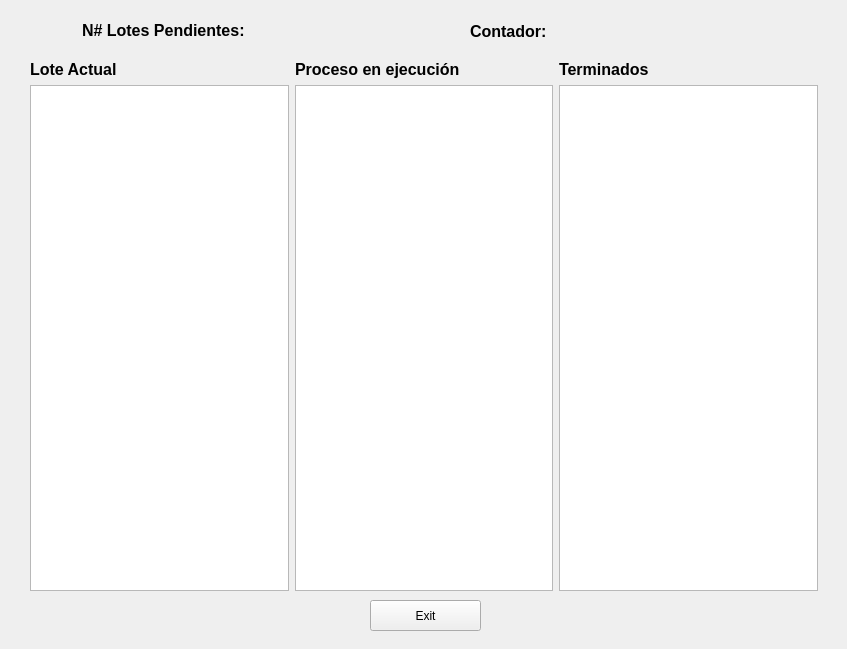
<?xml version="1.0" encoding="UTF-8"?>
<ui version="4.0">
 <class>DataTable</class>
 <widget class="QWidget" name="DataTable">
  <property name="geometry">
   <rect>
    <x>0</x>
    <y>0</y>
    <width>847</width>
    <height>649</height>
   </rect>
  </property>
  <property name="windowTitle">
   <string>Form</string>
  </property>
  <widget class="QLabel" name="label_6">
   <property name="enabled">
    <bool>true</bool>
   </property>
   <property name="geometry">
    <rect>
     <x>260</x>
     <y>20</y>
     <width>81</width>
     <height>16</height>
    </rect>
   </property>
   <property name="font">
    <font>
     <pointsize>12</pointsize>
    </font>
   </property>
   <property name="text">
    <string/>
   </property>
  </widget>
  <widget class="QWidget" name="layoutWidget">
   <property name="geometry">
    <rect>
     <x>30</x>
     <y>60</y>
     <width>788</width>
     <height>531</height>
    </rect>
   </property>
   <layout class="QHBoxLayout" name="horizontalLayout">
    <item>
     <layout class="QVBoxLayout" name="verticalLayout">
      <item>
       <widget class="QLabel" name="label">
        <property name="font">
         <font>
          <pointsize>12</pointsize>
          <bold>true</bold>
         </font>
        </property>
        <property name="text">
         <string>Lote Actual</string>
        </property>
       </widget>
      </item>
      <item>
       <widget class="QTableWidget" name="tableWidget"/>
      </item>
     </layout>
    </item>
    <item>
     <layout class="QVBoxLayout" name="verticalLayout_2">
      <item>
       <widget class="QLabel" name="label_2">
        <property name="font">
         <font>
          <pointsize>12</pointsize>
          <bold>true</bold>
         </font>
        </property>
        <property name="text">
         <string>Proceso en ejecución</string>
        </property>
       </widget>
      </item>
      <item>
       <widget class="QTableWidget" name="tableWidget_2"/>
      </item>
     </layout>
    </item>
    <item>
     <layout class="QVBoxLayout" name="verticalLayout_3">
      <item>
       <widget class="QLabel" name="label_3">
        <property name="font">
         <font>
          <pointsize>12</pointsize>
          <bold>true</bold>
         </font>
        </property>
        <property name="text">
         <string>Terminados</string>
        </property>
       </widget>
      </item>
      <item>
       <widget class="QTableWidget" name="tableWidget_3"/>
      </item>
     </layout>
    </item>
   </layout>
  </widget>
  <widget class="QLabel" name="label_4">
   <property name="geometry">
    <rect>
     <x>82</x>
     <y>20</y>
     <width>171</width>
     <height>20</height>
    </rect>
   </property>
   <property name="font">
    <font>
     <pointsize>12</pointsize>
     <bold>true</bold>
    </font>
   </property>
   <property name="text">
    <string>N# Lotes Pendientes: </string>
   </property>
  </widget>
  <widget class="QWidget" name="layoutWidget_2">
   <property name="geometry">
    <rect>
     <x>470</x>
     <y>20</y>
     <width>268</width>
     <height>23</height>
    </rect>
   </property>
   <property name="font">
    <font>
     <pointsize>12</pointsize>
    </font>
   </property>
   <layout class="QGridLayout" name="gridLayout">
    <item row="0" column="0">
     <widget class="QLabel" name="label_5">
      <property name="font">
       <font>
        <pointsize>12</pointsize>
        <bold>true</bold>
       </font>
      </property>
      <property name="text">
       <string>Contador:</string>
      </property>
     </widget>
    </item>
    <item row="0" column="1">
     <widget class="QLabel" name="label_7">
      <property name="enabled">
       <bool>true</bool>
      </property>
      <property name="font">
       <font>
        <pointsize>12</pointsize>
       </font>
      </property>
      <property name="text">
       <string/>
      </property>
     </widget>
    </item>
   </layout>
  </widget>
  <widget class="QPushButton" name="pushButton">
   <property name="geometry">
    <rect>
     <x>370</x>
     <y>600</y>
     <width>111</width>
     <height>31</height>
    </rect>
   </property>
   <property name="text">
    <string>Exit</string>
   </property>
  </widget>
 </widget>
 <resources/>
 <connections/>
</ui>
